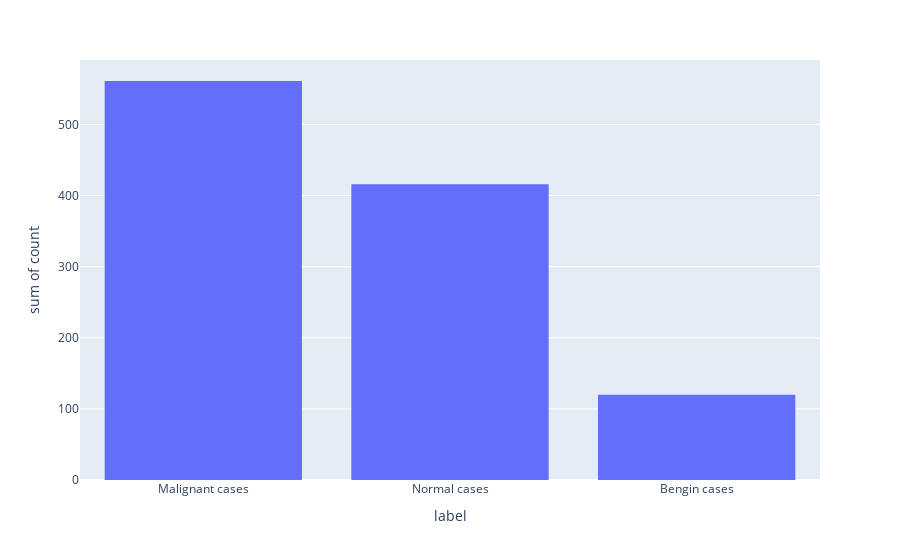

The cell this chart's notebook holds for it:
### Code cell
countData = df["label"].value_counts().reset_index()
fig = px.histogram(data_frame = countData, x = "label", y = "count")
fig.show()

### Figure 1 — Plotly figure (JSON) as saved in the notebook; plotly's stock layout.template omitted (floating-point values rounded to 4 significant figures)
{"data": [{"alignmentgroup": "True", "bingroup": "x", "histfunc": "sum", "hovertemplate": "label=%{x}<br>sum of count=%{y}<extra></extra>", "legendgroup": "", "marker": {"color": "#636efa", "pattern": {"shape": ""}}, "name": "", "offsetgroup": "", "orientation": "v", "showlegend": false, "x": ["Malignant cases", "Normal cases", "Bengin cases"], "xaxis": "x", "y": [561, 416, 120], "yaxis": "y", "type": "histogram"}], "layout": {"xaxis": {"anchor": "y", "domain": [0, 1], "title": {"text": "label"}, "type": "category", "range": [-0.5, 2.5], "autorange": true}, "yaxis": {"anchor": "x", "domain": [0, 1], "title": {"text": "sum of count"}, "type": "linear", "range": [0, 590.5], "autorange": true}, "legend": {"tracegroupgap": 0}, "margin": {"t": 60}, "barmode": "relative", "autosize": true}}
